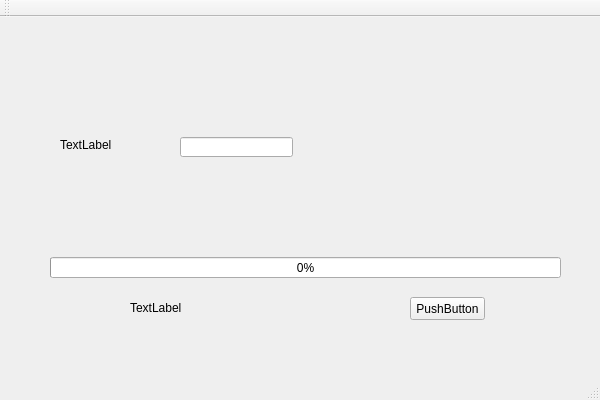
<?xml version="1.0" encoding="UTF-8"?>
<ui version="4.0">
 <class>QtWidgetsApplication3Class</class>
 <widget class="QMainWindow" name="QtWidgetsApplication3Class">
  <property name="geometry">
   <rect>
    <x>0</x>
    <y>0</y>
    <width>600</width>
    <height>400</height>
   </rect>
  </property>
  <property name="windowTitle">
   <string>QtWidgetsApplication3</string>
  </property>
  <widget class="QWidget" name="centralWidget">
   <widget class="QPushButton" name="startButton">
    <property name="geometry">
     <rect>
      <x>410</x>
      <y>280</y>
      <width>75</width>
      <height>23</height>
     </rect>
    </property>
    <property name="text">
     <string>PushButton</string>
    </property>
   </widget>
   <widget class="QProgressBar" name="progressBar">
    <property name="geometry">
     <rect>
      <x>50</x>
      <y>240</y>
      <width>511</width>
      <height>21</height>
     </rect>
    </property>
    <property name="value">
     <number>0</number>
    </property>
   </widget>
   <widget class="QLabel" name="StatusLabel">
    <property name="geometry">
     <rect>
      <x>130</x>
      <y>280</y>
      <width>221</width>
      <height>21</height>
     </rect>
    </property>
    <property name="text">
     <string>TextLabel</string>
    </property>
   </widget>
   <widget class="QLineEdit" name="lineEdit">
    <property name="geometry">
     <rect>
      <x>180</x>
      <y>120</y>
      <width>113</width>
      <height>20</height>
     </rect>
    </property>
   </widget>
   <widget class="QLabel" name="label">
    <property name="geometry">
     <rect>
      <x>60</x>
      <y>120</y>
      <width>111</width>
      <height>16</height>
     </rect>
    </property>
    <property name="text">
     <string>TextLabel</string>
    </property>
   </widget>
  </widget>
  <widget class="QMenuBar" name="menuBar">
   <property name="geometry">
    <rect>
     <x>0</x>
     <y>0</y>
     <width>600</width>
     <height>23</height>
    </rect>
   </property>
  </widget>
  <widget class="QToolBar" name="mainToolBar">
   <attribute name="toolBarArea">
    <enum>TopToolBarArea</enum>
   </attribute>
   <attribute name="toolBarBreak">
    <bool>false</bool>
   </attribute>
  </widget>
  <widget class="QStatusBar" name="statusBar"/>
 </widget>
 <layoutdefault spacing="6" margin="11"/>
 <resources>
  <include location="QtWidgetsApplication3.qrc"/>
 </resources>
 <connections/>
</ui>
